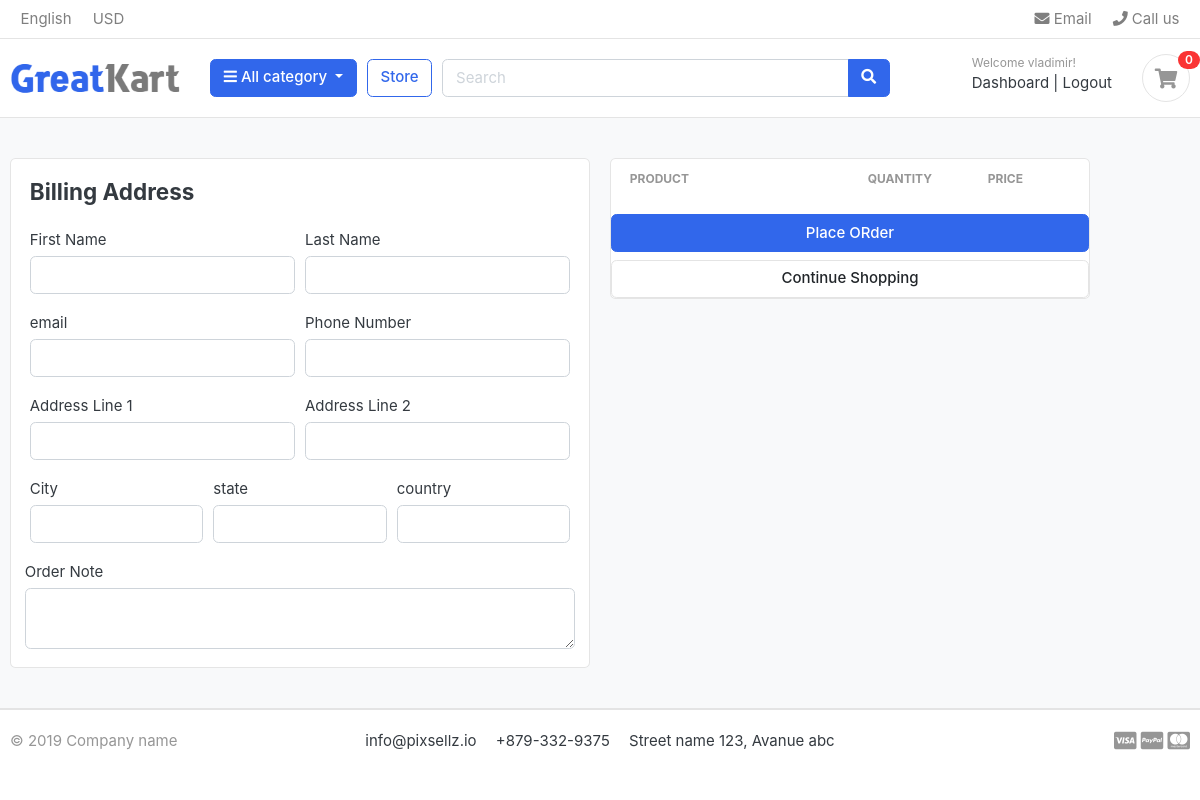
Before: /cart/checkout/ (signed in) with the older database file.
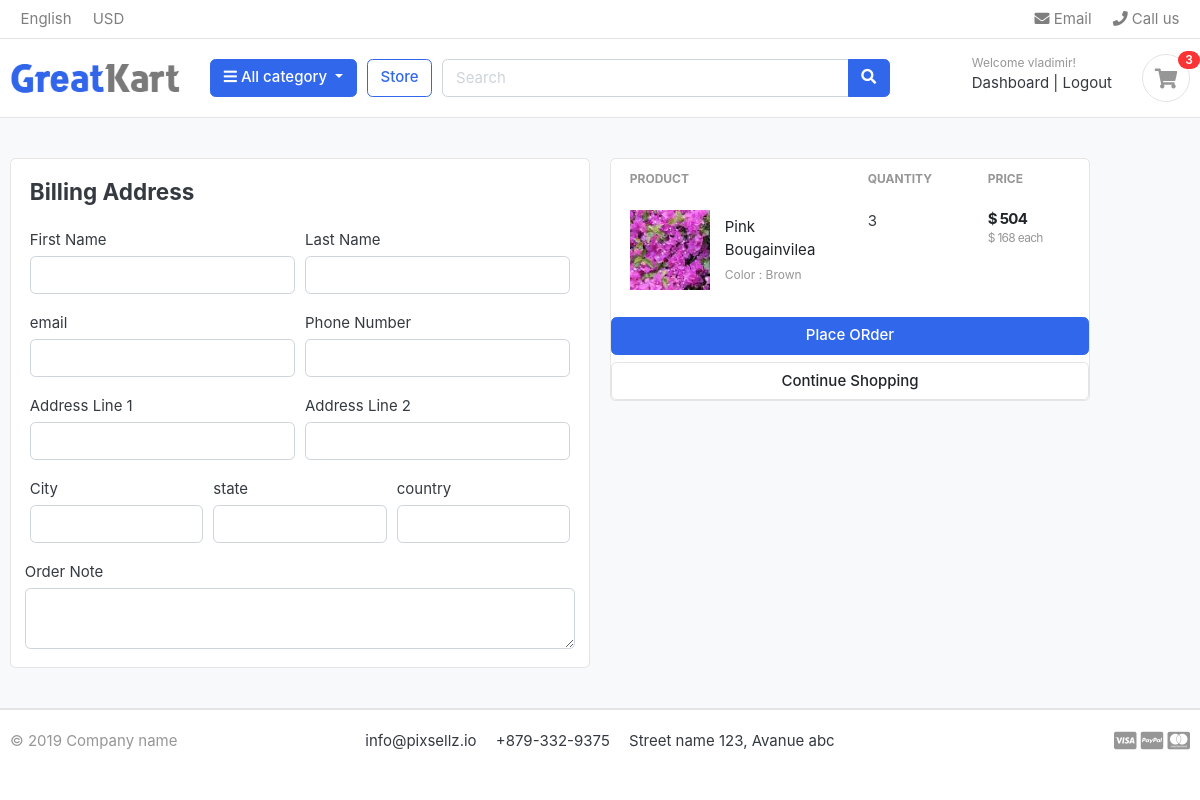
After: the same page with the newer database file.
### carts/models.py (models this page shows, shortened)
class CartItem (models.Model):
    user    = models.ForeignKey(Account, on_delete=models.CASCADE, null =True)
    product =  models.ForeignKey(Product, on_delete=models.CASCADE)
    variations = models.ManyToManyField(Variation, blank=True)#many products many variations
    cart    =  models.ForeignKey(Cart, on_delete=models.CASCADE,null=True)
    quantity=  models.IntegerField()
    is_active= models.BooleanField(default=True)
    def sub_total(self):
        return self.product.price * self.quantity

### store/models.py (models this page shows, shortened)
class Product(models.Model):
    product_name    =   models.CharField(max_length=200, unique=True)
    slug            =   models.SlugField(max_length=200, unique=True)
    description     =   models.TextField(max_length=500, blank=True)
    price           =   models.IntegerField()
    images          =   models.ImageField(upload_to='photos/products')
    stock           =   models.IntegerField()
    is_available    =   models.BooleanField(default=True)
    category        =   models.ForeignKey(Category,on_delete=models.CASCADE)
    created_date    =   models.DateTimeField(auto_now_add=True)
    modified_date   =   models.DateTimeField(auto_now=True)
    def get_url(self):
        return reverse('product_detail', args=[self.category.slug, self.slug])

class Variation(models.Model):
    product                 = models.ForeignKey(Product, on_delete=models.CASCADE)
    variation_category      = models.CharField(max_length=200, choices = variation_category_choice)
    variation_value         = models.CharField(max_length=100)
    is_active               = models.BooleanField(default=True)
    created_date            = models.DateTimeField(auto_now=True)
    objects = VariationManager()

### carts/views.py (the view)
# urls.py: path('checkout/', views.checkout, name='checkout'),
@login_required(login_url='login')
def checkout(request, total=0, quantity=0, cart_items=None):
    try:
        tax=0
        grand_total=0
        if request.user.is_authenticated:
            cart_items=CartItem.objects.filter(user=request.user,is_active=True)
        else:
            cart  =  Cart.objects.get(cart_id=_cart_id(request))
            cart_items = CartItem.objects.filter(cart=cart,is_active=True)
        for cart_item in  cart_items:
            total += (cart_item.product.price * cart_item.quantity)
            quantity+= cart_item.quantity
        tax         =(2*total)/100
        grand_total  = total + tax
    except ObjectDoesNotExist:
        pass # just ignore it
    context ={
        'total'          :total,
        'quantity'      :quantity,
        'cart_items'    : cart_items,
        'tax'           : tax,
        'grand_total'   : grand_total,
    }
    return render(request, 'store/checkout.html', context)

### carts/context_processors.py (called while the page is built)
def counter(request):
    cart_count  =   0
    if 'admin' in request.path:
        return {}
    else:
        try:
            cart = Cart.objects.filter(cart_id=_cart_id(request))
            if request.user.is_authenticated:
                cart_items = CartItem.objects.all().filter(user=request.user)
            else:
                cart_items= CartItem.objects.all().filter(cart=cart[:1])
            for cart_item in cart_items:
                cart_count+= cart_item.quantity
        except Cart.DoesNotExist:
            cart_count=0
    return dict(cart_count=cart_count)

### carts/views.py (called while the page is built)
def _cart_id (request):
    cart   =   request.session.session_key
    if not cart:
        cart  =  request.session.create()
    return cart

### category/context_processors.py (called while the page is built)
def menu_links(request):
    links=Category.objects.all()
    return dict(links=links)

### category/models.py (called while the page is built)
    def get_url(self):
        return reverse('products_by_category', args=[self.slug])

### templates/store/checkout.html (shortened to what the changed rows need)
                        {% extends 'base.html' %}
                        {%load static%}
                        {%block content%}
                        <section class="section-content padding-y bg">
                            <div class="container">
                            <div class="row">
                                            <aside class="col-lg-5">
                                                <div class="card">
                                                    <table class="table table-borderless table-shopping-cart">
                                                        <thead class="text-muted">
                                                            <tr class="small text-uppercase">
                                                                <th scope="col">Product</th>
                                                                <th scope="col" width="120">Quantity</th>
                                                                <th scope="col" width="120">Price</th>
                                                            </tr>
                                                        </thead>
                                                        <tbody>
                                                            {% for cart_item in cart_items %}
                                                            <tr>
                                                            <td>
                                                                    <figure class="itemside align-items-center">
                                                                        <div class="aside">
                                                                            <img src="{{ cart_item.product.images.url }}" class="img-sm">
                                                                        </div>
                                                                        <figcaption class="info">
                                                                            <a href="{{  cart_item.product.get_url }}" class="title text-dark">{{cart_item.product.product_name }}</a>
                                                                            <p class="text-muted small">
                                                                                {% if cart_item.variations.all %}
                                                                                {% for item in cart_item.variations.all %}
                                                                                {{ item.variation_category | capfirst }}  : {{ item.variation_value | capfirst }} <br>
                                                                                {% endfor %}
                                                                                {% endif %}
                                                                            </p>
                                                                        </figcaption>
                                                                    </figure>
                                                                </td>
                                            <td>
                                            <label for="">{{cart_item.quantity}}</label>
                                            </td>
                                            <td>
                                                <div class="price-wrap">
                                                    <var class="price">$ {{ cart_item.sub_total }}</var>
                                                    <small class="text-muted"> $ {{ cart_item.product.price }} each </small>
                                                </div>
                                            </td>
                                            </tr>
                                                {%endfor%}
                                            </tbody>
                                            </table>
                                    </div>
                                    </div>
                            </div>
                            </section>
                            {% endblock %}

### templates/includes/navbar.html (shortened to what this page needs)
{% load static %}
<header class="section-header">
    <nav class="navbar p-md-0 navbar-expand-sm navbar-light border-bottom">
    <div class="container">
      <div class="collapse navbar-collapse" id="navbarTop4">
        <ul class="navbar-nav mr-auto">
            <li class="nav-item dropdown">
                 <a href="#" class="nav-link">   English </a>
            </li>
            <li class="nav-item dropdown">
                <a href="#" class="nav-link"> USD </a>
            </li>
        </ul>
        <ul class="navbar-nav">
            <li><a href="#" class="nav-link"> <i class="fa fa-envelope"></i> Email </a></li>
            <li><a href="#" class="nav-link"> <i class="fa fa-phone"></i> Call us </a></li>
        </ul>
      </div>
    </div>
    </nav>
    <section class="header-main border-bottom">
        <div class="container">
    <div class="row align-items-center">
        <div class="col-lg-2 col-md-3 col-6">
            <a href="{%url 'home'%}" class="brand-wrap">
                <img class="logo" src="{% static '/images/logo.png'  %}">
            </a>
        </div>
        <div class="col-lg col-sm col-md col-6 flex-grow-0">
            <div class="category-wrap dropdown d-inline-block float-right">
                <button type="button" class="btn btn-primary dropdown-toggle" data-toggle="dropdown">
                    <i class="fa fa-bars"></i> All category
                </button>
            </div>
        </div>
        <a href="{% url 'store' %}" class="btn btn-outline-primary">Store</a>
        <div class="col-lg  col-md-6 col-sm-12 col">
            <form action="#" class="search">
                <div class="input-group w-100">
                    <input type="text" class="form-control" style="width:60%;" placeholder="Search">
                    <div class="input-group-append">
                      <button class="btn btn-primary" type="submit">
                        <i class="fa fa-search"></i>
                      </button>
                    </div>
                </div>
            </form>
        </div>
        <div class="col-lg-3 col-sm-6 col-8 order-2 order-lg-3">
                    <div class="d-flex justify-content-end mb-3 mb-lg-0">
                       {%if user.id is None %}
                        <div class="widget-header">
                            <small class="title text-muted">Welcome guest!</small>
                            <div>
                                <a href="{% url 'login' %}">Sign in</a> <span class="dark-transp"> | </span>
                                <a href="{% url 'register' %}"> Register</a>
                            </div>
                        </div>
                        {% else %}
                        <div class="widget-header">
                            <small class="title text-muted">Welcome {{user.first_name}}!</small>
                            <div>
                                <a href="{% url 'dashboard' %}">Dashboard</a> <span class="dark-transp"> | </span>
                                <a href="{% url 'logout' %}"> Logout</a>
                            </div>
                        </div>
                        {% endif %}
                        <a href="{% url 'cart' %}" class="widget-header pl-3 ml-3">
                            <div class="icon icon-sm rounded-circle border"><i class="fa fa-shopping-cart"></i></div>
                            <span class="badge badge-pill badge-danger notify">{{cart_count}}</span>
                        </a>
                    </div>
                </div>
    </div>
        </div>
    </section>
    </header>

Changed rows visible on the page:
added CartItem: product.images (picture), product.product_name "Pink Bougainvilea", quantity "3", sub_total "504", product.price "168"
now on this page (row unchanged): Variation: variation_category "Color", variation_value "Brown"
Other visible differences:
{{ cart_count }}: "0" → "3"
